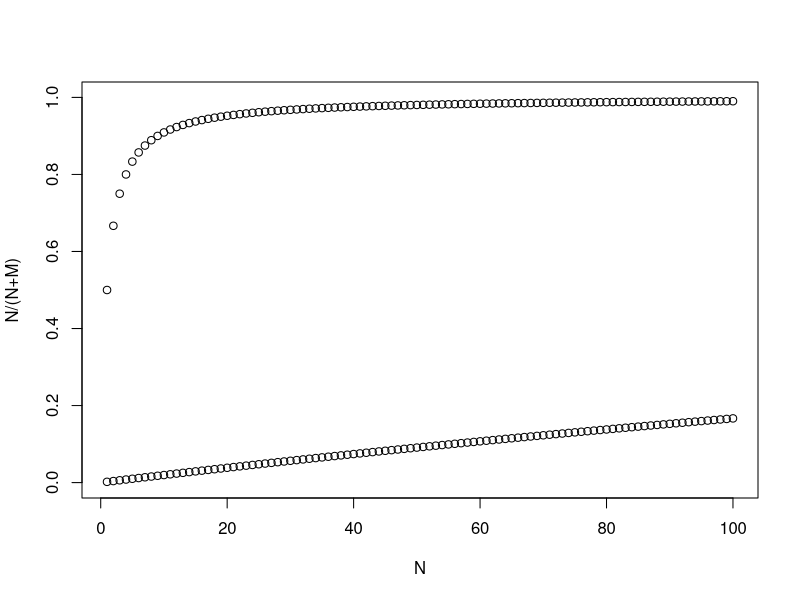
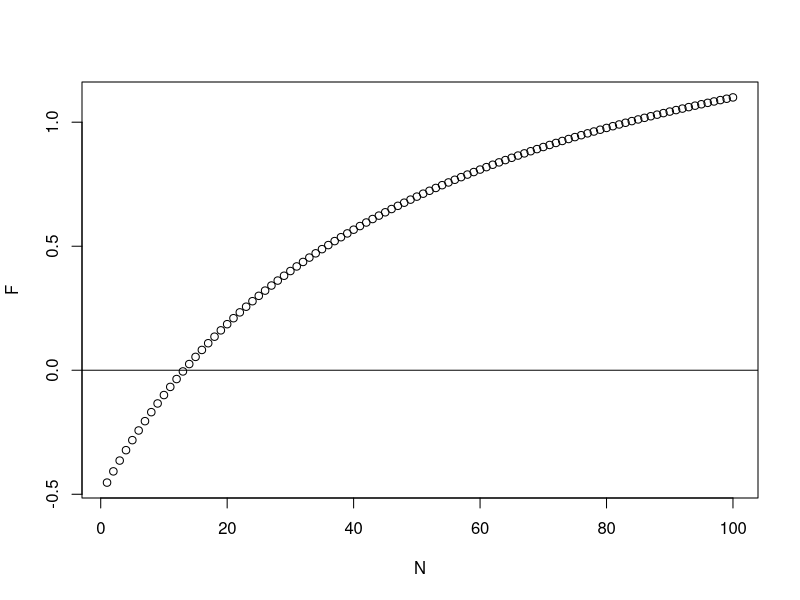
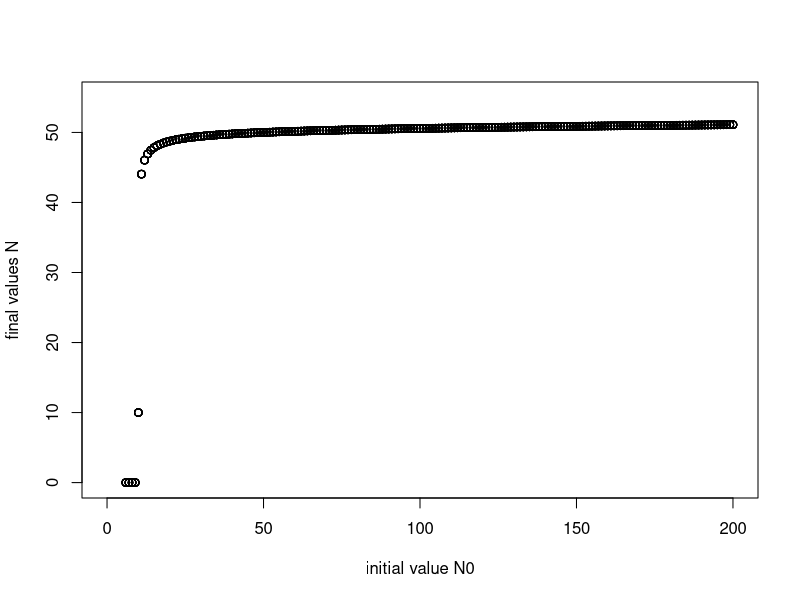
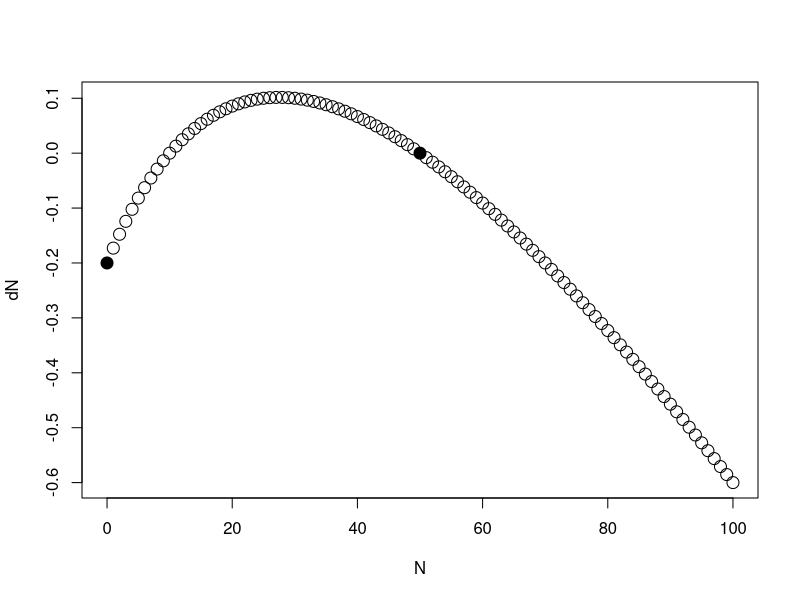

R code for these plots, in order:
## ---- chunk 1
knitr::opts_chunk$set(echo = TRUE)
## ---- chunk 2
X = 1:100
Y1 = X/(X + 1)
Y2 = X/(X + 500)
plot(X, Y1, ylim=c(0, 1), ylab="N/(N+M)", xlab="N")
points(X, Y2)
## ---- chunk 3
Y3 = 2.4 * X/(X + 50) - .5
plot(X, Y3, xlab="N", ylab="F")
abline(h=0)
## ---- chunk 4
require(deSolve)
times <- seq(0,500,by=0.1)

# Parameters
params <- c(b = 2.4,c=0.02,M=50,d=0.2)

# Model
sterile_insect <- function(t,state,parameters){
  with(as.list(c(state,parameters)),{
    if (N <= 0) {
      dN = 0
    }
    else {
      dN <- b*N/(N+M) - d - c*N
    }
    return(list(c(dN)))})
}
## ---- chunk 5
plot(1, type="n", xlab="initial value N0", ylab="final values N", xlim=c(0, 200), ylim=c(0, 55))
for (n in seq(6, 200, by=1)) {
  out <- ode(y = c(N=n), times=times, func=sterile_insect, parms=params)
  points(x=rep(n, 10), y=tail(out[,2], 10))
}
## ---- chunk 6
diff_eq = function(N) {
  return(params[1] * (N/(N + params[3])) - params[4] - params[2] * N)
}

X = 0:100
Y = diff_eq(0:100)
plot(X, Y,
     xlim=c(0, 100), 
     xlab="N",
     ylab="dN",
     pch=ifelse(X %in% c(0, 50), 19, 1), 
     cex=1.6)
